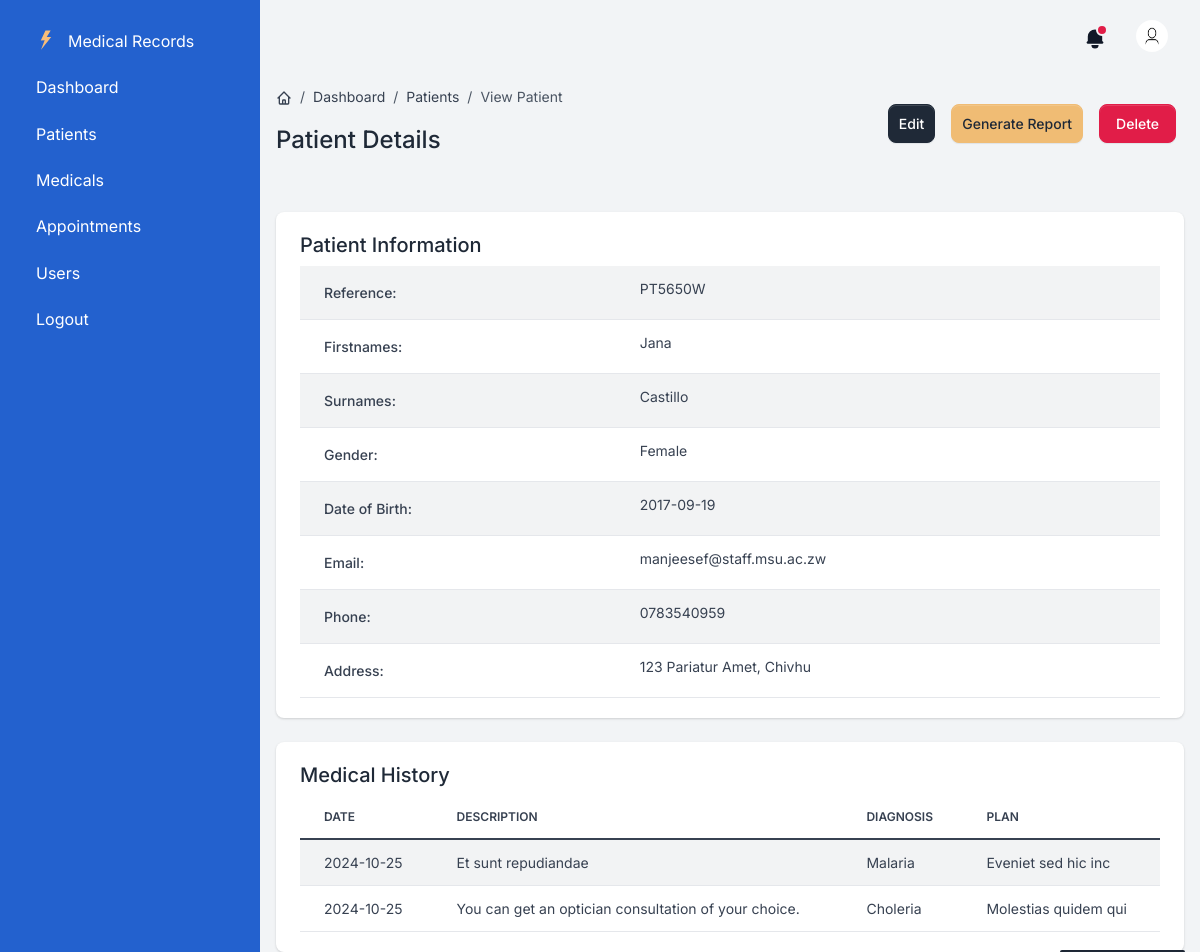
Screenshot of /patients/1 with the database file from the repository.
### app/models.py (models this page shows, shortened)
class Patient(db.Model):
    id = db.Column(db.Integer, primary_key=True)
    reference = db.Column(db.String(20), nullable=False, unique=True)
    firstnames = db.Column(db.String(20), nullable=False)
    surname = db.Column(db.String(20), nullable=False)
    gender = db.Column(db.String(20), nullable=False)
    email = db.Column(db.String(100), nullable=False)
    phone = db.Column(db.String(20), nullable=False)
    address = db.Column(db.String(20), nullable=False)
    dob = db.Column(db.Date, default=date.today)
    created_at = db.Column(db.DateTime(timezone=True), default=datetime.datetime.now)

class MedicalHistory(db.Model):
    id = db.Column(db.Integer, primary_key=True)
    patient_id = db.Column(db.Integer, nullable=False)
    branch_id = db.Column(db.Integer, nullable=False)
    temperature = db.Column(db.Float, nullable=False)
    bp = db.Column(db.String(7), nullable=False)
    description = db.Column(db.Text, nullable=False)
    diagnosis = db.Column(db.Text, nullable=False)
    plan = db.Column(db.Text, nullable=False)
    created_at = db.Column(db.DateTime(timezone=True), default=datetime.datetime.now)

### app/patient.py (the view)
@patients_bp.route('/patients/<int:id>', methods=['GET'])
def view_patient(id):
    patient = Patient.query.get_or_404(id)
    medicals = MedicalHistory.query.filter_by(patient_id=id).all()
    return render_template('patients/view_patient.html', patient=patient, medicals=medicals)

### app/templates/patients/view_patient.html (shortened to what this page needs)
{% extends "base.html" %}
{% block content %}
    <div class="d-flex justify-content-between flex-wrap flex-md-nowrap align-items-center py-4">
        <div class="d-block mb-4 mb-md-0">
            <nav aria-label="breadcrumb" class="d-none d-md-inline-block">
                <ol class="breadcrumb breadcrumb-dark breadcrumb-transparent">
                    <li class="breadcrumb-item">
                        <a href="{{ url_for('dashboard.dashboard') }}">
                        </a>
                    </li>
                    <li class="breadcrumb-item"><a href="{{ url_for('dashboard.dashboard') }}">Dashboard</a></li>
                    <li class="breadcrumb-item"><a href="{{ url_for('patients.patients') }}">Patients</a></li>
                    <li class="breadcrumb-item active" aria-current="page">View Patient</li>
                </ol>
            </nav>
            <h2 class="h4">Patient Details</h2>
        </div>
        <div class="btn-toolbar mb-2 mb-md-0">
            <a href="{{ url_for('patients.update_patient', id=patient.id) }}" class="btn btn-sm btn-gray-800 d-inline-flex align-items-center m-2" >
                Edit
            </a>
            <a href="{{ url_for('reports.generate_pdf', id=patient.id) }}" class="btn btn-sm btn-secondary d-inline-flex align-items-center m-2" >
                Generate Report
            </a>
            <form action="{{ url_for('patients.delete_patient', id=patient.id) }}" method="POST" style="display:inline;">
                <button type="submit" class="btn btn-danger m-2" onclick="return confirm('Are you sure you want to delete this patient?');">Delete</button>
            </form>
        </div>
    </div>
    <div class="card border-0 shadow table-wrapper table-responsive">
        <div class="card-body">
            <h4 class="h5">Patient Information</h4>
            <table class="table table-striped">
                <tbody>
                    <tr> <th>Reference:</th> <td>{{ patient.reference }}</td> </tr>
                    <tr> <th>Firstnames:</th> <td>{{ patient.firstnames }}</td> </tr>
                    <tr> <th>Surnames:</th> <td>{{ patient.surname }}</td> </tr>
                    <tr> <th>Gender:</th> <td>{{ patient.gender }}</td> </tr>
                    <tr> <th>Date of Birth:</th> <td>{{ patient.dob.strftime('%Y-%m-%d') }}</td> </tr>
                    <tr> <th>Email:</th> <td>{{ patient.email }}</td> </tr>
                    <tr> <th>Phone:</th> <td>{{ patient.phone }}</td> </tr>
                    <tr> <th>Address:</th> <td>{{ patient.address }}</td> </tr>
                </body>
    <div class="card border-0 shadow table-wrapper table-responsive mt-4">
        <div class="card-body">
            <h4 class="h5">Medical History</h4>
            {% if medicals %}
                <table class="table table-striped">
                    <thead>
                        <tr>
                            <th>Date</th>
                            <th>Description</th>
                            <th>Diagnosis</th>
                            <th>Plan</th>
                        </tr>
                    </thead>
                    <tbody>
                        {% for record in medicals %}
                            <tr>
                                <td>{{ record.created_at.strftime('%Y-%m-%d') }}</td>
                                <td>{{ record.description }}</td>
                                <td>{{ record.diagnosis }}</td>
                                <td>{{ record.plan }}</td>
                            </tr>
                        {% endfor %}
                    </tbody>
                </table>
            {% else %}
                <div class="alert alert-info" role="alert">
                    No medical history available for this patient.
                </div>
            {% endif %}
        </div>
    </div>
{% endblock %}

### rows the page displays
Patient: reference "PT5650W", firstnames "Jana", surname "Castillo", gender "Female", dob "2017-09-19", email "manjeesef@staff.msu.ac.zw", phone "0783540959", address "123 Pariatur Amet, Chivhu"
MedicalHistory: created_at "2024-10-25", description "Et sunt repudiandae", diagnosis "Malaria", plan "Eveniet sed hic inc"
MedicalHistory: created_at "2024-10-25", description "You can get an optician consultation of your choice.", diagnosis "Choleria", plan "Molestias quidem qui"
